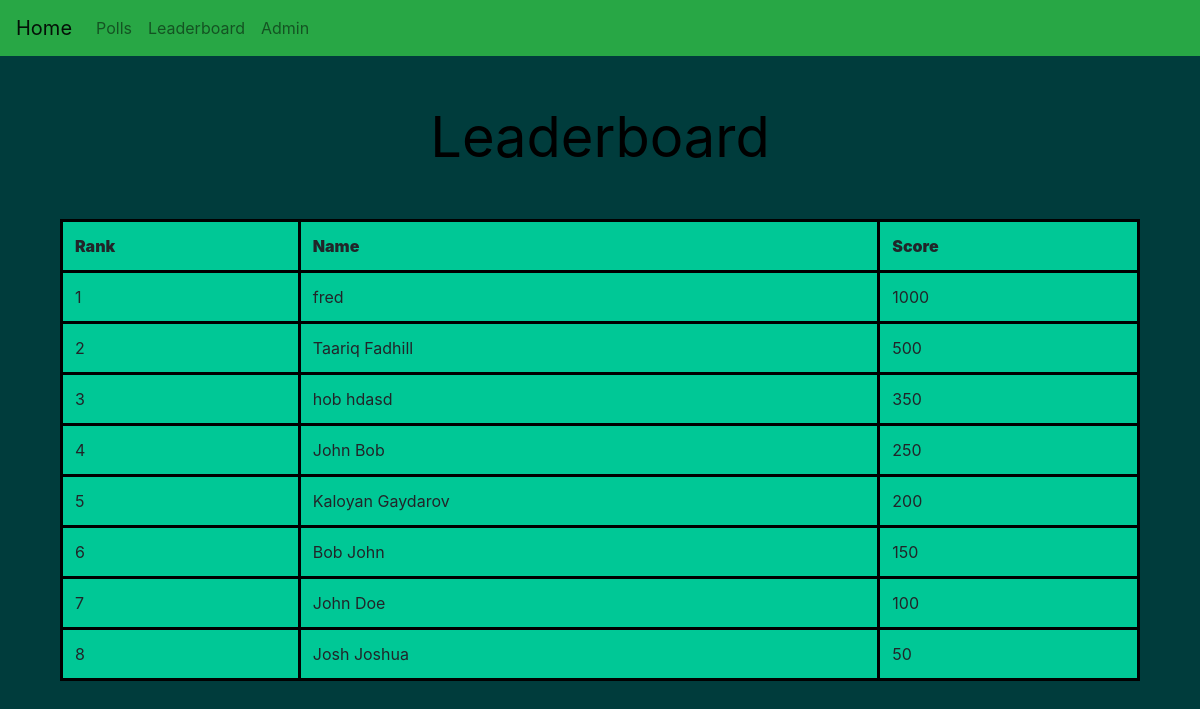
Page /leaderboard/ on the committed database.
### leaderboard/models.py (models this page shows)
class Score(models.Model):
    player_name = models.CharField(max_length=100)
    score = models.IntegerField()

### leaderboard/views.py (the view)
# urls.py: path('leaderboard/', include('leaderboard.urls')),
def leaderboard(request):
    scores = Score.objects.order_by('-score')[:10]
    template = loader.get_template('leaderboard/index.html')
    context = {
        'scores': scores
    }
    return HttpResponse(template.render(context, request))

### polls/templates/leaderboard/index.html (shortened to what this page needs)
<!DOCTYPE html>
<html>
<head>
    <link href="https://cdn.jsdelivr.net/npm/bootstrap@5.2.3/dist/css/bootstrap.min.css" rel="stylesheet">
</head>
{% extends 'index/index.html' %}
{% block content %}
<body>
    <div class="container mt-5">
        <h1 class="display-4 text-center mb-5"><b>Leaderboard</b></h1>
        <table class="table">
            <thead>
                <tr>
                    <th scope="col"><b> Rank </b></th>
                    <th scope="col"><b> Name </b></th>
                    <th scope="col"><b> Score </b></th>
                </tr>
            </thead>
            <tbody>
                {% for score in scores %}
                <tr>
                    <td scope="row">{{ forloop.counter }}</td>
                    <td>{{ score.player_name }}</td>
                    <td>{{ score.score }}</td>
                </tr>
                {% endfor %}
            </tbody>
        </table>
    </div>
    {% endblock %}

### polls/templates/index/index.html (shortened to what this page needs)
<!DOCTYPE html>
<html>
<head>
    <link rel="stylesheet" href="https://stackpath.bootstrapcdn.com/bootstrap/4.3.1/css/bootstrap.min.css">
</head>
<body>
<nav class="navbar navbar-expand-lg navbar-light bg-success">
  <a class="navbar-brand" href="/">Home</a>
  <div class="collapse navbar-collapse" id="navbarNav">
    <ul class="navbar-nav">
      <li class="nav-item">
        <a class="nav-link" href="/polls/">Polls</a>
      </li>
      <li class="nav-item">
        <a class="nav-link" href="/leaderboard/">Leaderboard</a>
      </li>
      <li class="nav-item">
        <a class="nav-link ms-auto" href="/admin/">Admin</a>
      </li>
    </ul>
  </div>
</nav>
<div class="container">
    {% block content %}{% endblock %}
</div>
</body>
</html>

### polls/templates/leaderboard/index.html (style rules this page uses)
body { background-color: #003c3c; }
table { background-color: #00C896; }
th,td,tr { border-style: solid; border-width: 3px; border-color: #000000; }
h1 { color: #000000; }

### rows in the picture
Score: player_name "fred", score "1000"
Score: player_name "Taariq Fadhill", score "500"
Score: player_name "hob hdasd", score "350"
Score: player_name "John Bob", score "250"
Score: player_name "Kaloyan Gaydarov", score "200"
Score: player_name "Bob John", score "150"
Score: player_name "John Doe", score "100"
Score: player_name "Josh Joshua", score "50"
